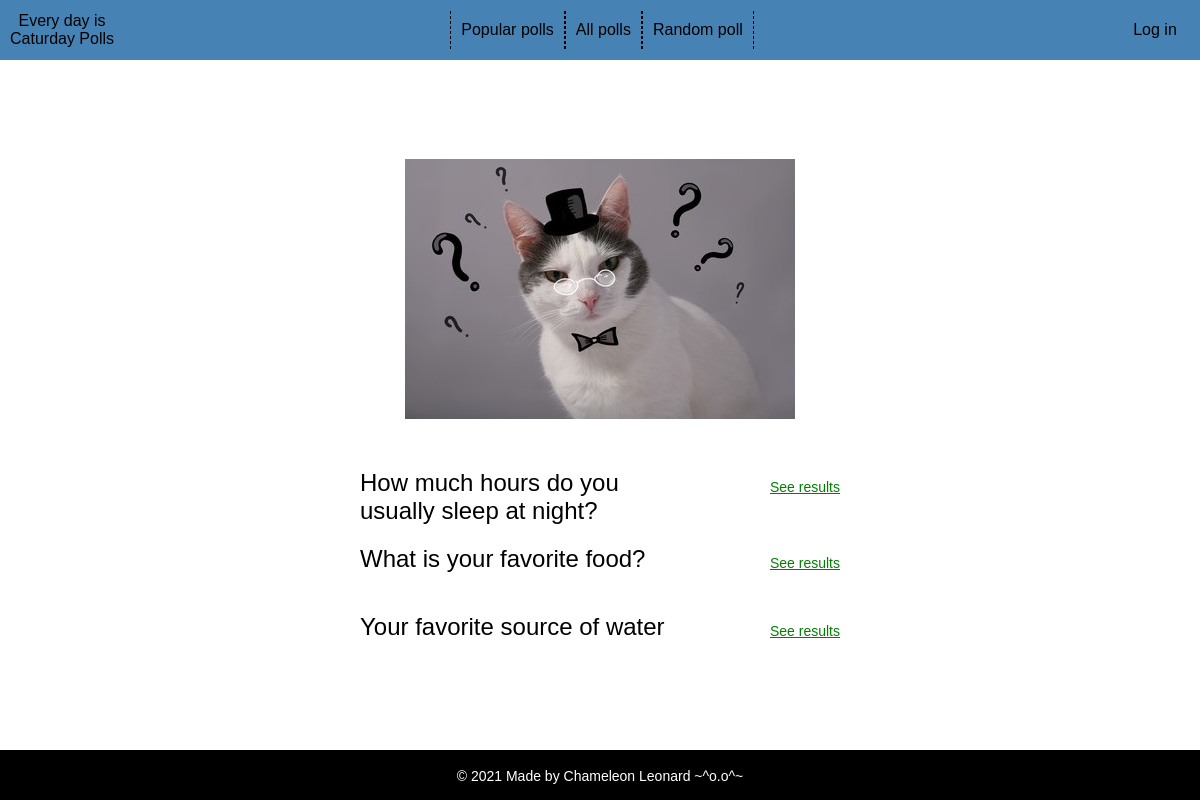
/polls/, run on an earlier commit of the app's database.
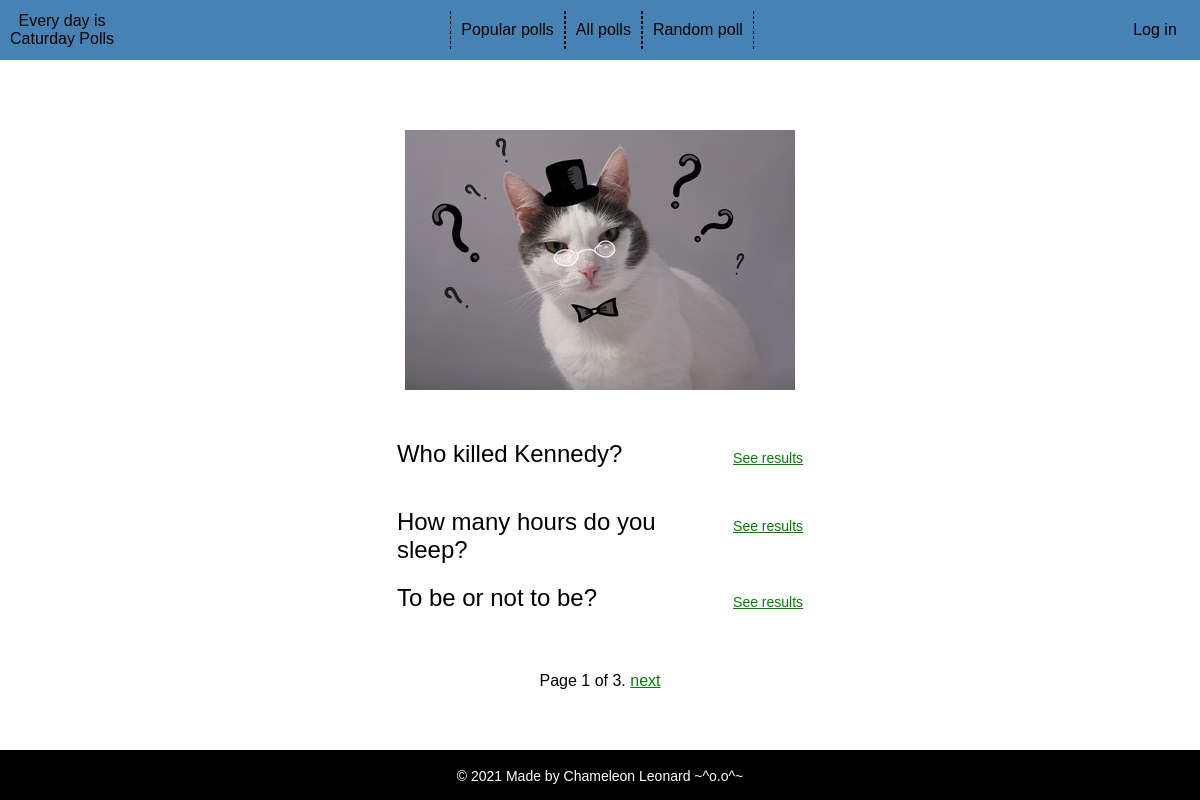
And on a later commit of the database.
### catpolls/models.py (models this page shows, shortened)
class Catuestion(models.Model):
    catuestion_text = models.CharField(max_length=200)
    publication_date = models.DateTimeField('date published')
    catuestion_image = models.ImageField(upload_to='polls-img/', default='polls-img/img23.jpg')
    def was_published_recently(self):
        now = timezone.now()
        return now - datetime.timedelta(days=1) <= self.publication_date <= now
    was_published_recently.admin_order_field = 'publication_date'
    was_published_recently.boolean = True
    was_published_recently.short_description = 'Published recently?'

### catpolls/views.py (the view)
# urls.py: path('', views.IndexView.as_view(), name='index'),
class IndexView(generic.ListView):
    template_name = 'catpolls/list.html'
    context_object_name = 'latest_catuestion_list'
    model = Catuestion
    paginate_by = 3
    def get_queryset(self):
        return Catuestion.objects.filter(
            publication_date__lte=timezone.now()
        ).order_by('-publication_date')

### catpolls/templates/catpolls/list.html (shortened to what this page needs)
{% extends 'catpolls/index.html' %}
{% load static %}
{% block content %}
    <div class="image">
        <img src="{% static 'catpolls/images/img20.jpg' %}">
    </div>
    <div class="question-list">
        {% if latest_catuestion_list %}
            <ul>
                {% for catuestion in latest_catuestion_list %}
                    <li><p class="li-block1"><a id="ques" href="{% url 'catpolls:detail' catuestion.id %}">{{ catuestion.catuestion_text }}</a></p>
                        <p class="li-block2"><a id="res" href="{% url 'catpolls:results' catuestion.id %}">See results</a></p></li>
                {% endfor %}
            </ul>
        {% else %}
            <p>No polls are available.</p>
        {% endif %}
    </div>
    {% if is_paginated %}
        <div class="paginator">
            <span class="page-links">
                <span class="page-current">
                    Page {{ page_obj.number }} of {{ page_obj.paginator.num_pages }}.
                </span>
                {% if page_obj.has_next %}
                    <a href="{{ request.path }}?page={{ page_obj.next_page_number }}">next</a>
                {% endif %}
            </span>
        </div>
    {% endif %}
{% endblock %}

What changed in the data, as far as the page shows it:
no longer on this page (row edited): Catuestion: catuestion_text "What is your favorite food?"
no longer on this page (row edited): Catuestion: catuestion_text "Your favorite source of water"
added Catuestion: catuestion_text "Who killed Kennedy?"
changed Catuestion: catuestion_text "How much hours do you usually sleep at night?" → "How many hours do you sleep?"
added Catuestion: catuestion_text "To be or not to be?"
Also different on the page:
{{ page_obj.number }}: (not shown) → "1"
{{ page_obj.paginator.num_pages }}: (not shown) → "3"
text now shown: "Page of . next"
